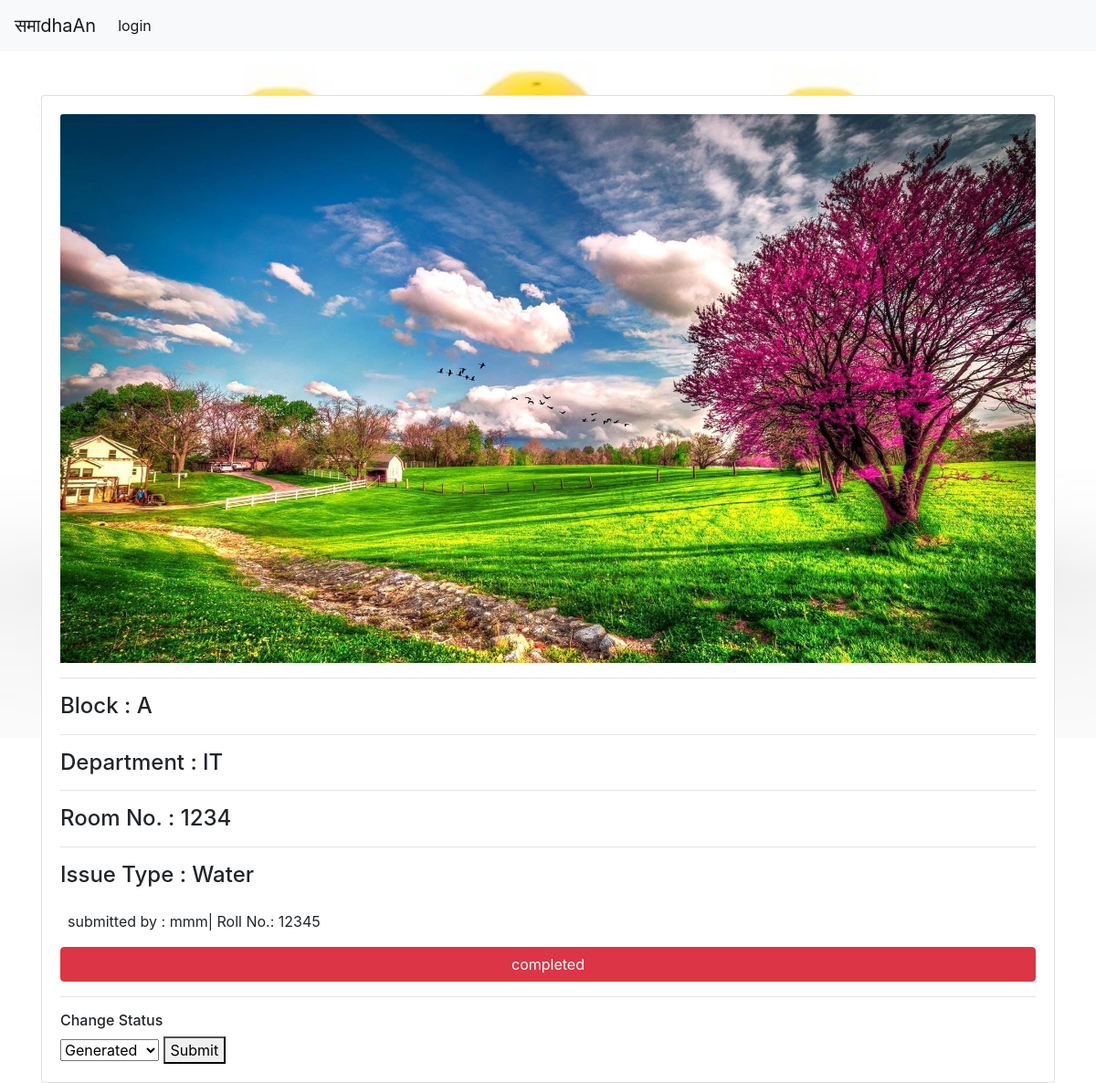
/querydetail?_id=1, run on the app's committed database.
### main.py (models this page shows, shortened)
class Query(db.Model):
    id = db.Column(db.Integer, primary_key=True)
    block = db.Column(db.String(80), nullable=False)
    dept = db.Column(db.String(120), nullable=False)
    room_no = db.Column(db.String(120), nullable=False)
    issue_type = db.Column(db.String(120), nullable=False)
    img_path = db.Column(db.String(120), nullable=False)
    user_id = db.Column(db.Integer, db.ForeignKey('user.id'),
        nullable=False)
    user = db.relationship('User', backref=db.backref('user', lazy=True))
    date=db.Column(db.String(20),nullable=False)
    status=db.Column(db.String(20),nullable=False)

class User(db.Model):
    id = db.Column(db.Integer, primary_key=True)
    username = db.Column(db.String(80), nullable=False)
    email = db.Column(db.String(120), unique=True, nullable=False)
    password = db.Column(db.String(120), nullable=False)
    roll_no = db.Column(db.String(120), unique=True, nullable=False)
    imgPath = db.Column(db.String(20), nullable=False)

### main.py (the view)
@app.route('/querydetail')
def QDetails():
    _id = request.args.get('_id')
    query = Query.query.get(_id)
    print(query)
    return render_template('query_details.html', query = query)

### templates/query_details.html (shortened to what this page needs)
{% extends 'layout.html' %}
{% block body %}
<div class="container mt-5">
        <div class="card mt-3">
                <div class="card-body">
                    <img src="/static/uploads/queries/{{query.img_path}}" class="card-img-top">
                    <hr>
                    <p class="h4">Block : {{query.block}}</p>
                    <hr>
                    <p class="h4">Department : {{query.dept}}</p>
                    <hr>
                    <p class="h4">Room No. : {{query.room_no}}</p>
                    <hr>
                    <p class="h4">Issue Type : {{query.issue_type}}</p>
                    <div class="row mt-4 ml-2">
                        <p class="text-sm">submitted by : {{query.user.username}}</p>
                        <p class="text-sm mr-auto">| Roll No.: {{query.user.roll_no}}</p>
                    </div>
                    <button class="btn btn-danger btn-block">{{query.status}}</button>
                    <hr>
                    <p class="h6">Change Status</p>
                    <select name="status" id="status">
                        <option value="generated">Generated</option>
                    </select>
                    <button id="chStatus">Submit</button>
                </div>
            </div>
</div>
{% endblock %}

### templates/layout.html (style rules this page uses)
body { background-image: url('/static/images/Mantenimiento-Industrial.jpg'); background-repeat: no-repeat; background-size: cover; background-position: center; height: 100vh; }

### data on the page
Query: img_path (picture), block "A", dept "IT", room_no "1234", issue_type "Water", status "completed"
User: user.username "mmm", user.roll_no "12345"
